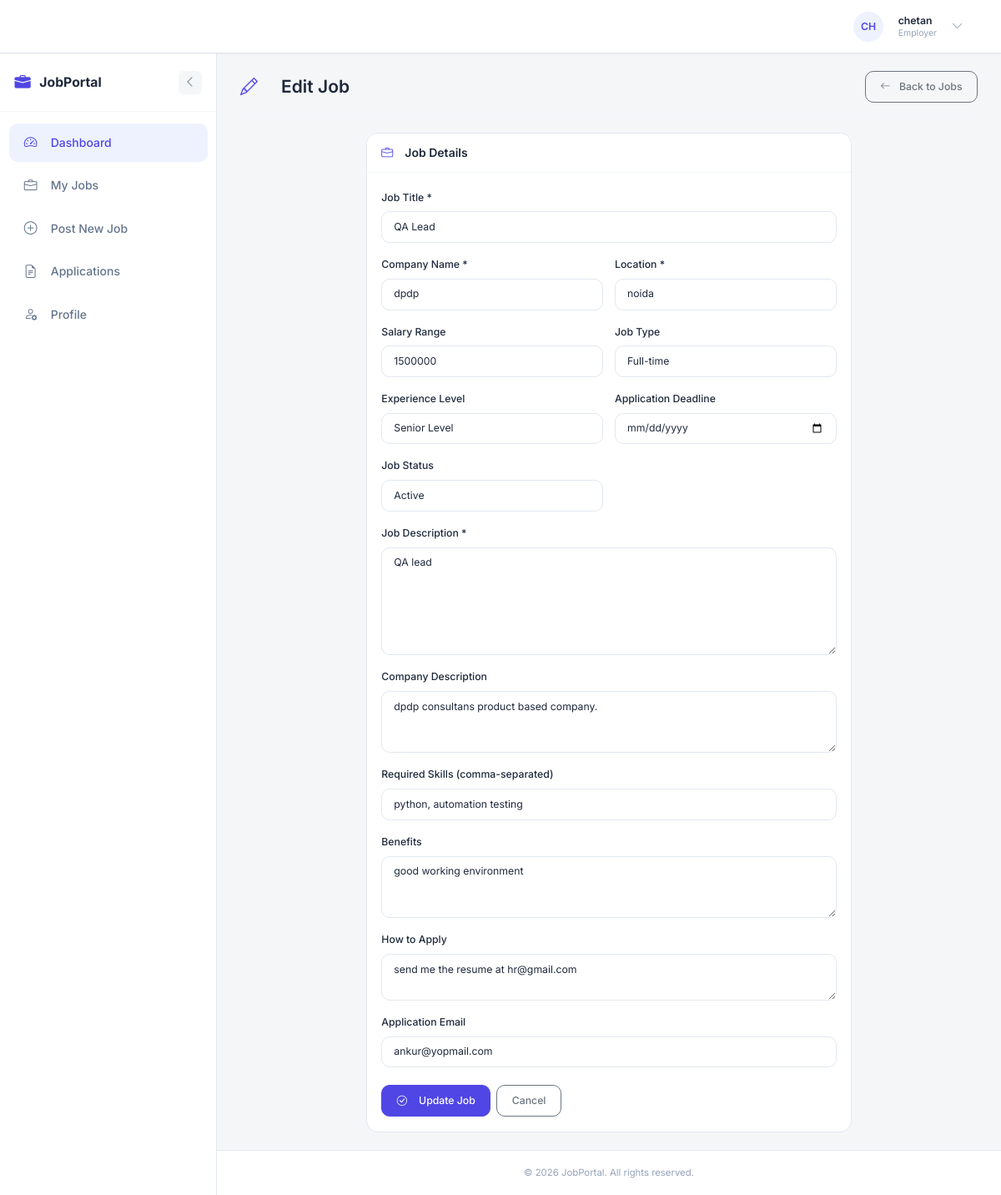
/employer/job/3/edit (signed in), run on the app's committed database.
### models.py (models this page shows, shortened)
class User(db.Model, UserMixin):
    __tablename__ = 'users'
    id = db.Column(db.Integer, primary_key=True)
    name = db.Column(db.String(100), nullable=False)
    email = db.Column(db.String(120), unique=True, nullable=False, index=True)
    password_hash = db.Column(db.String(128), nullable=False)
    role = db.Column(db.String(20), nullable=False)  # admin, employer, jobseeker
    created_at = db.Column(db.DateTime, default=datetime.utcnow)
    updated_at = db.Column(db.DateTime, default=datetime.utcnow, onupdate=datetime.utcnow)
    profile = db.relationship('Profile', back_populates='user', uselist=False, cascade='all, delete-orphan')
    jobs = db.relationship('Job', back_populates='employer', foreign_keys='Job.employer_id', cascade='all, delete-orphan')
    applications = db.relationship('Application', back_populates='jobseeker', foreign_keys='Application.jobseeker_id', cascade='all, delete-orphan')
    @property
    def password(self):
        """Prevent direct password access"""
        raise AttributeError('Password is not readable')
    def is_admin(self):
        return self.role == 'admin'
    def is_employer(self):
        return self.role == 'employer'
    def get_role_display(self):
        roles = {
            'admin': 'Admin',
            'employer': 'Employer',
            'jobseeker': 'Jobseeker'
        }
        return roles.get(self.role, self.role)

class Job(db.Model):
    __tablename__ = 'jobs'
    id = db.Column(db.Integer, primary_key=True)
    title = db.Column(db.String(200), nullable=False)
    description = db.Column(db.Text, nullable=False)
    company_name = db.Column(db.String(200), nullable=False)
    company_description = db.Column(db.Text, nullable=True)
    location = db.Column(db.String(200), nullable=False)
    salary = db.Column(db.String(100), nullable=True)  # Can be range or specific amount
    salary_min = db.Column(db.Integer, nullable=True)
    salary_max = db.Column(db.Integer, nullable=True)
    job_type = db.Column(db.String(50), nullable=True)  # Full-time, Part-time, Contract, etc.
    experience_level = db.Column(db.String(50), nullable=True)  # Entry, Mid, Senior
    required_skills = db.Column(db.Text, nullable=True)  # Comma-separated
    benefits = db.Column(db.Text, nullable=True)
    how_to_apply = db.Column(db.Text, nullable=True)
    application_email = db.Column(db.String(120), nullable=True)
    status = db.Column(db.String(20), default='active')  # active, closed, draft
    views_count = db.Column(db.Integer, default=0)
    employer_id = db.Column(db.Integer, db.ForeignKey('users.id'), nullable=False, index=True)
    created_at = db.Column(db.DateTime, default=datetime.utcnow)
    updated_at = db.Column(db.DateTime, default=datetime.utcnow, onupdate=datetime.utcnow)
    deadline = db.Column(db.DateTime, nullable=True)
    employer = db.relationship('User', back_populates='jobs', foreign_keys=[employer_id])
    applications = db.relationship('Application', back_populates='job', cascade='all, delete-orphan')
    @hybrid_property
    def application_count(self):
        """Optimized application count using hybrid property - avoids loading full relationship"""
        return len(self.applications)

### employer/routes.py (the view, shortened to what this page needs)
@employer.route('/job/<int:job_id>/edit', methods=['GET', 'POST'])
@login_required
def edit_job(job_id):
    job = Job.query.get_or_404(job_id)
    if job.employer_id != current_user.id:
        flash('You can only edit your own jobs.', 'danger')
        return redirect(url_for('employer.jobs'))
    return render_template('employer/job_form.html', job=job)

### app.py (called while the page is built)
@login_manager.user_loader
def load_user(user_id):
    return User.query.get(int(user_id))

@app.context_processor
def inject_sidebar_state():
    is_auth = getattr(current_user, 'is_authenticated', False)
    if is_auth:
        sidebar_collapsed = request.cookies.get('sidebar_collapsed', 'false') == 'true'
    else:
        sidebar_collapsed = False
    return dict(sidebar_collapsed=sidebar_collapsed)

### templates/employer/job_form.html (shortened to what this page needs)
{% extends "base.html" %}
{% block content %}
<div class="page-header">
    <h1>
        <i class="bi bi-{% if job %}pencil{% else %}plus-circle{% endif %}"></i>
        {{ 'Edit Job' if job else 'Post New Job' }}
    </h1>
    <div class="page-actions">
        <a href="{{ url_for('employer.jobs') }}" class="btn btn-outline-secondary">
            <i class="bi bi-arrow-left me-1"></i>Back to Jobs
        </a>
    </div>
</div>
<div class="row justify-content-center">
    <div class="col-lg-8">
        <div class="dashboard-card">
            <div class="card-header">
                <h5><i class="bi bi-briefcase me-2"></i>Job Details</h5>
            </div>
            <div class="card-body">
                <form method="POST">
                    <div class="row g-3">
                        <div class="col-12">
                            <label class="form-label fw-medium">Job Title *</label>
                            <input type="text" name="title" class="form-control"
                                   value="{{ job.title if job else '' }}"
                                   placeholder="e.g., Senior Python Developer" required>
                        </div>
                        <div class="col-md-6">
                            <label class="form-label fw-medium">Company Name *</label>
                            <input type="text" name="company_name" class="form-control"
                                   value="{{ job.company_name if job else '' }}"
                                   placeholder="Your company name" required>
                        </div>
                        <div class="col-md-6">
                            <label class="form-label fw-medium">Location *</label>
                            <input type="text" name="location" class="form-control"
                                   value="{{ job.location if job else '' }}"
                                   placeholder="e.g., New York, NY or Remote" required>
                        </div>
                        <div class="col-md-6">
                            <label class="form-label fw-medium">Salary Range</label>
                            <input type="text" name="salary" class="form-control"
                                   value="{{ job.salary if job else '' }}"
                                   placeholder="e.g., $80,000 - $120,000 per year">
                        </div>
                        <div class="col-md-6">
                            <label class="form-label fw-medium">Job Type</label>
                            <select name="job_type" class="form-select">
                                <option value="Full-time" {% if job and job.job_type == 'Full-time' %}selected{% endif %}>Full-time</option>
                            </select>
                        </div>
                        <div class="col-md-6">
                            <label class="form-label fw-medium">Experience Level</label>
                            <select name="experience_level" class="form-select">
                                <option value="Senior" {% if job and job.experience_level == 'Senior' %}selected{% endif %}>Senior Level</option>
                            </select>
                        </div>
                        <div class="col-md-6">
                            <label class="form-label fw-medium">Application Deadline</label>
                            <input type="date" name="deadline" class="form-control"
                                   value="{{ job.deadline.strftime('%Y-%m-%d') if job and job.deadline else '' }}">
                        </div>
                        <div class="col-md-6">
                            <label class="form-label fw-medium">Job Status</label>
                            <select name="status" class="form-select">
                                <option value="active" {% if not job or job.status == 'active' %}selected{% endif %}>Active</option>
                            </select>
                        </div>
                        <div class="col-12">
                            <label class="form-label fw-medium">Job Description *</label>
                            <textarea name="description" class="form-control" rows="6"
                                      placeholder="Describe the role, responsibilities, and what the candidate will be doing..." required>{{ job.description if job else '' }}</textarea>
                        </div>
                        <div class="col-12">
                            <label class="form-label fw-medium">Company Description</label>
                            <textarea name="company_description" class="form-control" rows="3"
                                      placeholder="Tell candidates about your company...">{{ job.company_description if job else '' }}</textarea>
                        </div>
                        <div class="col-12">
                            <label class="form-label fw-medium">Required Skills (comma-separated)</label>
                            <input type="text" name="required_skills" class="form-control"
                                   value="{{ job.required_skills if job else '' }}"
                                   placeholder="e.g., Python, Django, SQL, JavaScript">
                        </div>
                        <div class="col-12">
                            <label class="form-label fw-medium">Benefits</label>
                            <textarea name="benefits" class="form-control" rows="3"
                                      placeholder="List the benefits and perks of working at your company...">{{ job.benefits if job else '' }}</textarea>
                        </div>
                        <div class="col-12">
                            <label class="form-label fw-medium">How to Apply</label>
                            <textarea name="how_to_apply" class="form-control" rows="2"
                                      placeholder="Instructions for candidates on how to apply...">{{ job.how_to_apply if job else '' }}</textarea>
                        </div>
                        <div class="col-12">
                            <label class="form-label fw-medium">Application Email</label>
                            <input type="email" name="application_email" class="form-control"
                                   value="{{ job.application_email if job else '' }}"
                                   placeholder="applications@yourcompany.com">
                        </div>
                        <div class="col-12 mt-4">
                            <div class="d-flex gap-2">
                                <button type="submit" class="btn btn-primary">
                                    <i class="bi bi-check-circle me-2"></i>
                                    {{ 'Update Job' if job else 'Post Job' }}
                                </button>
                                <a href="{{ url_for('employer.jobs') }}" class="btn btn-outline-secondary">
                                    Cancel
                                </a>
                            </div>
                        </div>
                    </div>
                </form>
            </div>
        </div>
    </div>
</div>
{% endblock %}

### templates/base.html (shortened to what this page needs)
<!DOCTYPE html>
<html lang="en">
<head>
    <link href="https://cdn.jsdelivr.net/npm/bootstrap@5.3.2/dist/css/bootstrap.min.css" rel="stylesheet">
    <link href="https://cdn.jsdelivr.net/npm/bootstrap-icons@1.11.1/font/bootstrap-icons.css" rel="stylesheet">
    <link rel="stylesheet" href="{{ url_for('static', filename='css/main.css') }}">
</head>
<body>
    {% if current_user.is_authenticated %}
    <nav class="navbar navbar-expand-lg">
        <div class="container-fluid px-3">
            <a class="navbar-brand" href="{{ url_for('main.home') }}">
                <i class="bi bi-briefcase-fill"></i>
                <span >JobPortal</span>
            </a>
            <div class="collapse navbar-collapse" id="navbarNav">
                <ul class="navbar-nav ms-auto align-items-center">
                    {% if current_user.is_admin() %}
                        <li class="nav-item">
                            <a class="nav-link {% if request.endpoint and request.endpoint.startswith('admin.dashboard') %}active{% endif %}" href="{{ url_for('admin.dashboard') }}">
                                <i class="bi bi-speedometer2 me-1"></i>Dashboard
                            </a>
                        </li>
                    {% elif current_user.is_employer() %}
                        <li class="nav-item">
                            <a class="nav-link {% if request.endpoint and request.endpoint.startswith('employer.dashboard') %}active{% endif %}" href="{{ url_for('employer.dashboard') }}">
                                <i class="bi bi-speedometer2 me-1"></i>Dashboard
                            </a>
                        </li>
                    {% elif current_user.is_jobseeker() %}
                        <li class="nav-item">
                            <a class="nav-link {% if request.endpoint and request.endpoint.startswith('jobseeker.dashboard') %}active{% endif %}" href="{{ url_for('jobseeker.dashboard') }}">
                                <i class="bi bi-speedometer2 me-1"></i>Dashboard
                            </a>
                        </li>
                    {% endif %}
                    <li class="nav-item dropdown ms-2">
                        <a class="user-dropdown d-flex align-items-center" href="#" role="button" data-bs-toggle="dropdown" aria-expanded="false">
                            <div class="avatar">
                                {{ current_user.name[:2].upper() }}
                            </div>
                            <div class="user-info d-none d-md-block ms-2">
                                <div class="user-name">{{ current_user.name }}</div>
                                <div class="user-role">{{ current_user.get_role_display() }}</div>
                            </div>
                            <i class="bi bi-chevron-down ms-2 text-muted"></i>
                        </a>
                    </li>
                </ul>
            </div>
        </div>
    </nav>
    <div class="d-flex">
        <aside class="sidebar-wrapper {% if sidebar_collapsed %}collapsed{% endif %}" id="sidebarWrapper">
            <div class="sidebar-header">
                <a class="sidebar-brand" href="{{ url_for('main.home') }}">
                    <i class="bi bi-briefcase-fill"></i>
                    <span class="sidebar-label">JobPortal</span>
                </a>
                <button class="sidebar-toggle" id="sidebarToggle" title="Toggle Sidebar">
                    <i class="bi {% if sidebar_collapsed %}bi-chevron-right{% else %}bi-chevron-left{% endif %}"></i>
                </button>
            </div>
            <nav class="sidebar-nav">
                <ul class="nav flex-column">
                    {% if current_user.is_admin() %}
                        {% include 'admin/sidebar.html' %}
                    {% elif current_user.is_employer() %}
                        {% include 'employer/sidebar.html' %}
                    {% elif current_user.is_jobseeker() %}
                        {% include 'jobseeker/sidebar.html' %}
                    {% endif %}
                </ul>
            </nav>
        </aside>
        <main class="main-wrapper flex-grow-1">
            <div class="main-content flex-grow-1">
                {% block content %}{% endblock %}
            </div>
            <footer class="footer">
                <span>&copy; 2026 JobPortal. All rights reserved.</span>
            </footer>
        </main>
    </div>
    {% endif %}
</body>
</html>

### data on the page
User: name "CH", name "chetan", role "Employer"
Job: title "QA Lead", company_name "dpdp", location "noida", salary "1500000", job_type "Full-time", experience_level "Senior Level", status "Active", description "QA lead", company_description "dpdp consultans product based company.", required_skills "python, automation testing", benefits "good working environment", how_to_apply "send me the resume at hr@gmail.com", application_email "ankur@yopmail.com"

### other printed values
{{ 'Edit Job' if job else 'Post New Job' }} "Edit Job"
{{ 'Update Job' if job else 'Post Job' }} "Update Job"
